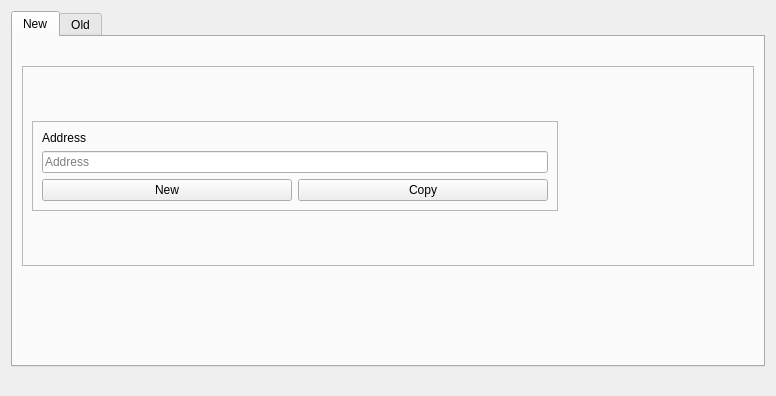
<?xml version="1.0" encoding="UTF-8"?>
<ui version="4.0">
 <class>ReceiveCoinsDialog</class>
 <widget class="QWidget" name="ReceiveCoinsDialog">
  <property name="geometry">
   <rect>
    <x>0</x>
    <y>0</y>
    <width>776</width>
    <height>396</height>
   </rect>
  </property>
  <layout class="QVBoxLayout" name="verticalLayout" stretch="0,0">
   <item>
    <widget class="QTabWidget" name="tabWidget">
     <property name="currentIndex">
      <number>0</number>
     </property>
     <widget class="QWidget" name="tab">
      <attribute name="title">
       <string>New</string>
      </attribute>
      <layout class="QVBoxLayout" name="verticalLayout_7">
       <item>
        <spacer name="verticalSpacer">
         <property name="orientation">
          <enum>Qt::Vertical</enum>
         </property>
         <property name="sizeType">
          <enum>QSizePolicy::Maximum</enum>
         </property>
         <property name="sizeHint" stdset="0">
          <size>
           <width>20</width>
           <height>20</height>
          </size>
         </property>
        </spacer>
       </item>
       <item>
        <widget class="QFrame" name="frame_2">
         <property name="frameShape">
          <enum>QFrame::StyledPanel</enum>
         </property>
         <property name="frameShadow">
          <enum>QFrame::Raised</enum>
         </property>
         <layout class="QHBoxLayout" name="horizontalLayout_3">
          <item>
           <widget class="QFrame" name="frame_6">
            <property name="sizePolicy">
             <sizepolicy hsizetype="Preferred" vsizetype="Maximum">
              <horstretch>0</horstretch>
              <verstretch>0</verstretch>
             </sizepolicy>
            </property>
            <property name="frameShape">
             <enum>QFrame::StyledPanel</enum>
            </property>
            <property name="frameShadow">
             <enum>QFrame::Raised</enum>
            </property>
            <layout class="QGridLayout" name="gridLayout_8">
             <item row="3" column="1">
              <widget class="QPushButton" name="pushButtonCopy">
               <property name="sizePolicy">
                <sizepolicy hsizetype="Minimum" vsizetype="Fixed">
                 <horstretch>0</horstretch>
                 <verstretch>0</verstretch>
                </sizepolicy>
               </property>
               <property name="text">
                <string>Copy</string>
               </property>
               <property name="icon">
                <iconset resource="../drivenet.qrc">
                 <normaloff>:/icons/editcopy</normaloff>:/icons/editcopy</iconset>
               </property>
              </widget>
             </item>
             <item row="1" column="0" colspan="2">
              <widget class="QLineEdit" name="lineEditAddress">
               <property name="sizePolicy">
                <sizepolicy hsizetype="Expanding" vsizetype="Fixed">
                 <horstretch>0</horstretch>
                 <verstretch>0</verstretch>
                </sizepolicy>
               </property>
               <property name="placeholderText">
                <string>Address</string>
               </property>
              </widget>
             </item>
             <item row="3" column="0">
              <widget class="QPushButton" name="pushButtonNew">
               <property name="text">
                <string>New</string>
               </property>
               <property name="icon">
                <iconset resource="../drivenet.qrc">
                 <normaloff>:/movies/spinner-035</normaloff>:/movies/spinner-035</iconset>
               </property>
              </widget>
             </item>
             <item row="0" column="0">
              <widget class="QLabel" name="labelAddress">
               <property name="text">
                <string>Address</string>
               </property>
              </widget>
             </item>
            </layout>
           </widget>
          </item>
          <item>
           <widget class="QRImageWidget" name="QRCode">
            <property name="sizePolicy">
             <sizepolicy hsizetype="Minimum" vsizetype="Fixed">
              <horstretch>0</horstretch>
              <verstretch>0</verstretch>
             </sizepolicy>
            </property>
            <property name="minimumSize">
             <size>
              <width>180</width>
              <height>180</height>
             </size>
            </property>
            <property name="maximumSize">
             <size>
              <width>180</width>
              <height>180</height>
             </size>
            </property>
            <property name="toolTip">
             <string>QR Code</string>
            </property>
            <property name="textFormat">
             <enum>Qt::PlainText</enum>
            </property>
            <property name="alignment">
             <set>Qt::AlignCenter</set>
            </property>
            <property name="wordWrap">
             <bool>true</bool>
            </property>
           </widget>
          </item>
         </layout>
        </widget>
       </item>
       <item>
        <spacer name="verticalSpacer_3">
         <property name="orientation">
          <enum>Qt::Vertical</enum>
         </property>
         <property name="sizeHint" stdset="0">
          <size>
           <width>20</width>
           <height>40</height>
          </size>
         </property>
        </spacer>
       </item>
      </layout>
     </widget>
     <widget class="QWidget" name="tab_2">
      <attribute name="title">
       <string>Old</string>
      </attribute>
      <layout class="QVBoxLayout" name="verticalLayout_4">
       <item>
        <widget class="QTabWidget" name="tabWidget_2">
         <property name="currentIndex">
          <number>0</number>
         </property>
         <widget class="QWidget" name="tab_3">
          <attribute name="title">
           <string>Create Payment Request</string>
          </attribute>
          <layout class="QVBoxLayout" name="verticalLayout_5">
           <item>
            <widget class="QFrame" name="frame2">
             <property name="sizePolicy">
              <sizepolicy hsizetype="Preferred" vsizetype="Expanding">
               <horstretch>0</horstretch>
               <verstretch>0</verstretch>
              </sizepolicy>
             </property>
             <property name="frameShape">
              <enum>QFrame::StyledPanel</enum>
             </property>
             <property name="frameShadow">
              <enum>QFrame::Sunken</enum>
             </property>
             <layout class="QVBoxLayout" name="verticalLayout_3">
              <item>
               <layout class="QGridLayout" name="gridLayout">
                <item row="5" column="0">
                 <widget class="QLabel" name="label">
                  <property name="toolTip">
                   <string>An optional amount to request. Leave this empty or zero to not request a specific amount.</string>
                  </property>
                  <property name="text">
                   <string>&amp;Amount:</string>
                  </property>
                  <property name="alignment">
                   <set>Qt::AlignRight|Qt::AlignTrailing|Qt::AlignVCenter</set>
                  </property>
                  <property name="buddy">
                   <cstring>reqAmount</cstring>
                  </property>
                 </widget>
                </item>
                <item row="6" column="0">
                 <widget class="QLabel" name="label_3">
                  <property name="toolTip">
                   <string>An optional message to attach to the payment request, which will be displayed when the request is opened. Note: The message will not be sent with the payment over the DriveNet network.</string>
                  </property>
                  <property name="text">
                   <string>&amp;Message:</string>
                  </property>
                  <property name="alignment">
                   <set>Qt::AlignRight|Qt::AlignTrailing|Qt::AlignVCenter</set>
                  </property>
                  <property name="buddy">
                   <cstring>reqMessage</cstring>
                  </property>
                 </widget>
                </item>
                <item row="4" column="2">
                 <widget class="QLineEdit" name="reqLabel">
                  <property name="toolTip">
                   <string>An optional label to associate with the new receiving address.</string>
                  </property>
                 </widget>
                </item>
                <item row="2" column="2">
                 <widget class="QLabel" name="label_5">
                  <property name="text">
                   <string>Use this form to request payments. All fields are &lt;b&gt;optional&lt;/b&gt;.</string>
                  </property>
                 </widget>
                </item>
                <item row="4" column="0">
                 <widget class="QLabel" name="label_2">
                  <property name="toolTip">
                   <string>An optional label to associate with the new receiving address.</string>
                  </property>
                  <property name="text">
                   <string>&amp;Label:</string>
                  </property>
                  <property name="alignment">
                   <set>Qt::AlignRight|Qt::AlignTrailing|Qt::AlignVCenter</set>
                  </property>
                  <property name="buddy">
                   <cstring>reqLabel</cstring>
                  </property>
                 </widget>
                </item>
                <item row="6" column="2">
                 <widget class="QLineEdit" name="reqMessage">
                  <property name="toolTip">
                   <string>An optional message to attach to the payment request, which will be displayed when the request is opened. Note: The message will not be sent with the payment over the DriveNet network.</string>
                  </property>
                 </widget>
                </item>
                <item row="7" column="2">
                 <layout class="QHBoxLayout" name="horizontalLayout">
                  <item>
                   <widget class="QPushButton" name="receiveButton">
                    <property name="minimumSize">
                     <size>
                      <width>150</width>
                      <height>0</height>
                     </size>
                    </property>
                    <property name="text">
                     <string>&amp;Request payment</string>
                    </property>
                    <property name="icon">
                     <iconset resource="../drivenet.qrc">
                      <normaloff>:/icons/receiving_addresses</normaloff>:/icons/receiving_addresses</iconset>
                    </property>
                   </widget>
                  </item>
                  <item>
                   <widget class="QPushButton" name="clearButton">
                    <property name="sizePolicy">
                     <sizepolicy hsizetype="Minimum" vsizetype="Fixed">
                      <horstretch>0</horstretch>
                      <verstretch>0</verstretch>
                     </sizepolicy>
                    </property>
                    <property name="toolTip">
                     <string>Clear all fields of the form.</string>
                    </property>
                    <property name="text">
                     <string>Clear</string>
                    </property>
                    <property name="icon">
                     <iconset resource="../drivenet.qrc">
                      <normaloff>:/icons/remove</normaloff>:/icons/remove</iconset>
                    </property>
                    <property name="autoDefault">
                     <bool>false</bool>
                    </property>
                   </widget>
                  </item>
                  <item>
                   <spacer name="horizontalSpacer">
                    <property name="orientation">
                     <enum>Qt::Horizontal</enum>
                    </property>
                    <property name="sizeHint" stdset="0">
                     <size>
                      <width>40</width>
                      <height>20</height>
                     </size>
                    </property>
                   </spacer>
                  </item>
                 </layout>
                </item>
                <item row="7" column="0">
                 <widget class="QLabel" name="label_7">
                  <property name="text">
                   <string/>
                  </property>
                 </widget>
                </item>
                <item row="5" column="2">
                 <layout class="QHBoxLayout" name="horizontalLayout_6">
                  <item>
                   <widget class="BitcoinAmountField" name="reqAmount">
                    <property name="sizePolicy">
                     <sizepolicy hsizetype="Fixed" vsizetype="Fixed">
                      <horstretch>0</horstretch>
                      <verstretch>0</verstretch>
                     </sizepolicy>
                    </property>
                    <property name="minimumSize">
                     <size>
                      <width>80</width>
                      <height>0</height>
                     </size>
                    </property>
                    <property name="maximumSize">
                     <size>
                      <width>1000</width>
                      <height>100</height>
                     </size>
                    </property>
                    <property name="toolTip">
                     <string>An optional amount to request. Leave this empty or zero to not request a specific amount.</string>
                    </property>
                   </widget>
                  </item>
                  <item>
                   <widget class="QCheckBox" name="useBech32">
                    <property name="sizePolicy">
                     <sizepolicy hsizetype="Fixed" vsizetype="Fixed">
                      <horstretch>0</horstretch>
                      <verstretch>0</verstretch>
                     </sizepolicy>
                    </property>
                    <property name="maximumSize">
                     <size>
                      <width>1000</width>
                      <height>16777215</height>
                     </size>
                    </property>
                    <property name="focusPolicy">
                     <enum>Qt::StrongFocus</enum>
                    </property>
                    <property name="toolTip">
                     <string>Bech32 addresses (BIP-173) are cheaper to spend from and offer better protection against typos. When unchecked a P2SH wrapped SegWit address will be created, compatible with older wallets.</string>
                    </property>
                    <property name="text">
                     <string>Generate Bech32 address</string>
                    </property>
                   </widget>
                  </item>
                  <item>
                   <spacer name="horizontalSpacer_3">
                    <property name="orientation">
                     <enum>Qt::Horizontal</enum>
                    </property>
                    <property name="sizeHint" stdset="0">
                     <size>
                      <width>0</width>
                      <height>0</height>
                     </size>
                    </property>
                   </spacer>
                  </item>
                 </layout>
                </item>
               </layout>
              </item>
             </layout>
            </widget>
           </item>
          </layout>
         </widget>
         <widget class="QWidget" name="tab_4">
          <attribute name="title">
           <string>Payment Request History</string>
          </attribute>
          <layout class="QVBoxLayout" name="verticalLayout_6">
           <item>
            <widget class="QFrame" name="frame">
             <property name="sizePolicy">
              <sizepolicy hsizetype="Preferred" vsizetype="Expanding">
               <horstretch>0</horstretch>
               <verstretch>0</verstretch>
              </sizepolicy>
             </property>
             <property name="frameShape">
              <enum>QFrame::StyledPanel</enum>
             </property>
             <property name="frameShadow">
              <enum>QFrame::Raised</enum>
             </property>
             <layout class="QVBoxLayout" name="verticalLayout_2">
              <item>
               <widget class="QLabel" name="label_6">
                <property name="font">
                 <font>
                  <weight>75</weight>
                  <bold>true</bold>
                 </font>
                </property>
                <property name="text">
                 <string>Requested payments history</string>
                </property>
               </widget>
              </item>
              <item>
               <widget class="QTableView" name="recentRequestsView">
                <property name="contextMenuPolicy">
                 <enum>Qt::CustomContextMenu</enum>
                </property>
                <property name="tabKeyNavigation">
                 <bool>false</bool>
                </property>
                <property name="sortingEnabled">
                 <bool>true</bool>
                </property>
               </widget>
              </item>
              <item>
               <layout class="QHBoxLayout" name="horizontalLayout_2">
                <item>
                 <widget class="QPushButton" name="showRequestButton">
                  <property name="enabled">
                   <bool>false</bool>
                  </property>
                  <property name="toolTip">
                   <string>Show the selected request (does the same as double clicking an entry)</string>
                  </property>
                  <property name="text">
                   <string>Show</string>
                  </property>
                  <property name="icon">
                   <iconset resource="../drivenet.qrc">
                    <normaloff>:/icons/edit</normaloff>:/icons/edit</iconset>
                  </property>
                  <property name="autoDefault">
                   <bool>false</bool>
                  </property>
                 </widget>
                </item>
                <item>
                 <widget class="QPushButton" name="removeRequestButton">
                  <property name="enabled">
                   <bool>false</bool>
                  </property>
                  <property name="toolTip">
                   <string>Remove the selected entries from the list</string>
                  </property>
                  <property name="text">
                   <string>Remove</string>
                  </property>
                  <property name="icon">
                   <iconset resource="../drivenet.qrc">
                    <normaloff>:/icons/remove</normaloff>:/icons/remove</iconset>
                  </property>
                  <property name="autoDefault">
                   <bool>false</bool>
                  </property>
                 </widget>
                </item>
                <item>
                 <spacer name="horizontalSpacer_2">
                  <property name="orientation">
                   <enum>Qt::Horizontal</enum>
                  </property>
                  <property name="sizeHint" stdset="0">
                   <size>
                    <width>40</width>
                    <height>20</height>
                   </size>
                  </property>
                 </spacer>
                </item>
               </layout>
              </item>
             </layout>
            </widget>
           </item>
          </layout>
         </widget>
        </widget>
       </item>
      </layout>
     </widget>
    </widget>
   </item>
   <item>
    <spacer name="verticalSpacer_2">
     <property name="orientation">
      <enum>Qt::Vertical</enum>
     </property>
     <property name="sizeHint" stdset="0">
      <size>
       <width>20</width>
       <height>10</height>
      </size>
     </property>
    </spacer>
   </item>
  </layout>
 </widget>
 <customwidgets>
  <customwidget>
   <class>QRImageWidget</class>
   <extends>QLabel</extends>
   <header>qt/receiverequestdialog.h</header>
  </customwidget>
  <customwidget>
   <class>BitcoinAmountField</class>
   <extends>QLineEdit</extends>
   <header>qt/drivenetamountfield.h</header>
   <container>1</container>
  </customwidget>
 </customwidgets>
 <tabstops>
  <tabstop>reqLabel</tabstop>
  <tabstop>reqAmount</tabstop>
  <tabstop>useBech32</tabstop>
  <tabstop>reqMessage</tabstop>
  <tabstop>receiveButton</tabstop>
  <tabstop>clearButton</tabstop>
  <tabstop>recentRequestsView</tabstop>
  <tabstop>showRequestButton</tabstop>
  <tabstop>removeRequestButton</tabstop>
 </tabstops>
 <resources>
  <include location="../drivenet.qrc"/>
 </resources>
 <connections/>
</ui>
